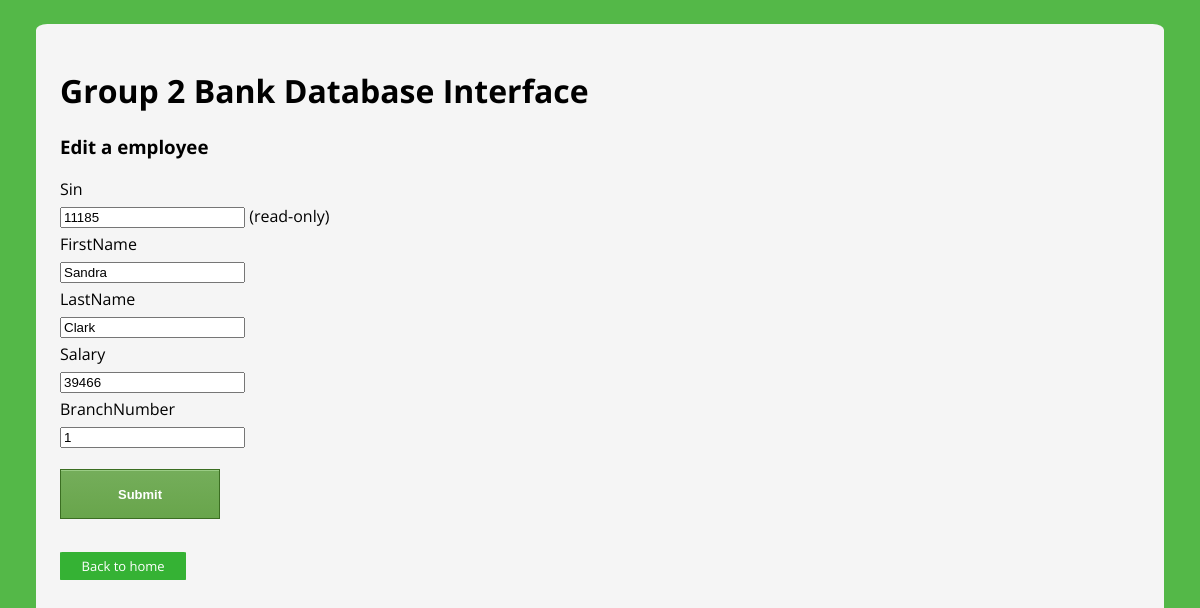
The page /bank_web_interface/employee/update-single.php?id=11185 on the database its author committed.
### tables this page shows
CREATE TABLE Employee (
    sin CHAR(9) NOT NULL, 
    firstName VARCHAR(30) NOT NULL,
    lastName VARCHAR(30) NOT NULL,
    salary DOUBLE DEFAULT 0.00,
    branchNumber INT, 
    PRIMARY KEY (sin)
);

### common.php (called while the page is built, shortened)
<?php
function escape($html)
{
    return htmlspecialchars($html, ENT_QUOTES | ENT_SUBSTITUTE, "UTF-8");
}

### bank_web_interface/employee/update-single.php (the view, shortened to what this page needs)
<?php
require "../../common.php";
if (isset($_GET['id'])) {
  try {
    $connection = new PDO($dsn, $username, $password, $options);
    $sin = $_GET['id'];
    $sql = "SELECT * FROM Employee WHERE sin = :sin";
    $statement = $connection->prepare($sql);
    $statement->bindValue(':sin', $sin);
    $statement->execute();
    $employee = $statement->fetch(PDO::FETCH_ASSOC);
  } catch(PDOException $error) {
      echo $sql . "<br>" . $error->getMessage();
  }
} else {
    echo "Something went wrong!";
    exit;
}
function renderInputType($key){
  if ($key == 'sin' || $key == 'salary' || $key == 'branchNumber'){
      echo "number";
  } else {
      echo 'text';
  }
}
?>
<?php
    include "../templates/header.php";
?>
<h3>Edit a employee</h3>
<form method="post">
  <?php foreach ($employee as $key => $value) : ?>
    <label for="<?php echo $key; ?>">
        <?php echo ucfirst($key); ?>
    </label>
    <input
    type="<?php renderInputType($key) ?>"
    step="<?php if($key == 'salary') echo '0.01' ?>"
    name="<?php echo $key; ?>"
    id="<?php echo $key; ?>"
    value="<?php echo escape($value); ?>">
    <?php echo ($key === 'sin' ? '(read-only)' : null); ?>
  <?php endforeach; ?>
  <input type="submit" name="submit" value="Submit">
</form>
<a href="../index.php">Back to home</a>
<?php require "../templates/footer.php"; ?>

### bank_web_interface/css/style.css (style rules this page uses)
HTML { background-color: #003F2D; background-color: #54B848; }
body { background-color: whitesmoke; width: 90%; margin: 2% auto; padding: 2%; font-family: 'Open Sans', sans-serif; border-radius: 1%; }
label { display: block; margin: 5px 0; }
input[type="submit"] { box-shadow:inset 0px 1px 0px 0px #9acc85; background:linear-gradient(to bottom, #74ad5a 5%, #68a54b 100%); background-color:#74ad5a; border:1px solid #3b6e22; display:block; margin: 2% 0; width: 160px; height: 50px; cursor:pointer; color:#ffffff; font-family:Arial; font-size:13px; font-weight:bold; padding:6px 12px; text-decoration:none; }
a { text-decoration: none; background-color: #35B234; color: white; font-size: small; display: inline-block; border-radius: 2%; padding: .5% 2%; margin: 1% 0; }

### rows shown on the page
employee: sin "11185", firstName "Sandra", lastName "Clark", salary "39466", branchNumber "1"

### other values the page prints
$key "Sin"
$key "FirstName"
$key "LastName"
$key "Salary"
$key "BranchNumber"
